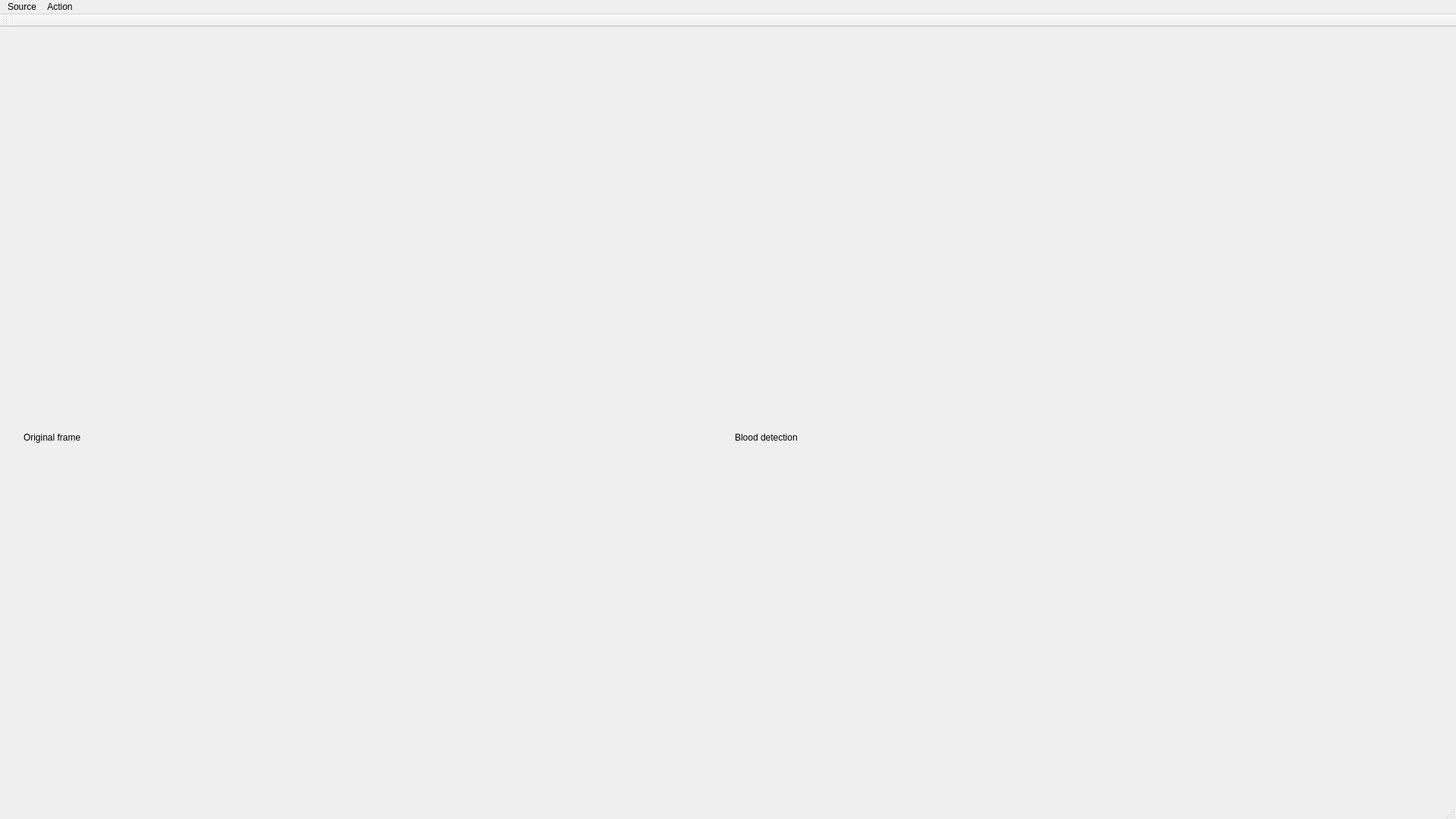
<?xml version="1.0" encoding="UTF-8"?>
<ui version="4.0">
 <class>MainWindow</class>
 <widget class="QMainWindow" name="MainWindow">
  <property name="geometry">
   <rect>
    <x>0</x>
    <y>0</y>
    <width>1920</width>
    <height>1080</height>
   </rect>
  </property>
  <property name="sizePolicy">
   <sizepolicy hsizetype="Maximum" vsizetype="Maximum">
    <horstretch>0</horstretch>
    <verstretch>0</verstretch>
   </sizepolicy>
  </property>
  <property name="baseSize">
   <size>
    <width>1920</width>
    <height>1080</height>
   </size>
  </property>
  <property name="windowTitle">
   <string>Maia</string>
  </property>
  <widget class="QWidget" name="centralWidget">
   <widget class="QWidget" name="horizontalLayoutWidget">
    <property name="geometry">
     <rect>
      <x>20</x>
      <y>70</y>
      <width>1891</width>
      <height>941</height>
     </rect>
    </property>
    <layout class="QHBoxLayout" name="horizontalLayout">
     <item>
      <widget class="QLabel" name="lblStream">
       <property name="layoutDirection">
        <enum>Qt::RightToLeft</enum>
       </property>
       <property name="text">
        <string>Original frame</string>
       </property>
      </widget>
     </item>
     <item>
      <layout class="QVBoxLayout" name="verticalLayout">
       <item>
        <widget class="QLabel" name="lblDetectionBlood">
         <property name="text">
          <string>Blood detection</string>
         </property>
        </widget>
       </item>
      </layout>
     </item>
    </layout>
   </widget>
   <widget class="QLabel" name="lblSpeed">
    <property name="geometry">
     <rect>
      <x>380</x>
      <y>20</y>
      <width>381</width>
      <height>17</height>
     </rect>
    </property>
    <property name="text">
     <string/>
    </property>
   </widget>
  </widget>
  <widget class="QMenuBar" name="menuBar">
   <property name="geometry">
    <rect>
     <x>0</x>
     <y>0</y>
     <width>1920</width>
     <height>25</height>
    </rect>
   </property>
   <widget class="QMenu" name="menuTesting">
    <property name="title">
     <string>Source</string>
    </property>
    <addaction name="actionCamera"/>
    <addaction name="actionVideo"/>
   </widget>
   <widget class="QMenu" name="menuAction">
    <property name="title">
     <string>Action</string>
    </property>
    <addaction name="actionStart"/>
    <addaction name="actionStop"/>
   </widget>
   <addaction name="menuTesting"/>
   <addaction name="menuAction"/>
  </widget>
  <widget class="QStatusBar" name="statusBar"/>
  <widget class="QToolBar" name="toolBar">
   <property name="windowTitle">
    <string>toolBar</string>
   </property>
   <attribute name="toolBarArea">
    <enum>TopToolBarArea</enum>
   </attribute>
   <attribute name="toolBarBreak">
    <bool>false</bool>
   </attribute>
   <addaction name="separator"/>
  </widget>
  <action name="actionCamera">
   <property name="checkable">
    <bool>true</bool>
   </property>
   <property name="text">
    <string>Camera</string>
   </property>
  </action>
  <action name="actionVideo">
   <property name="checkable">
    <bool>true</bool>
   </property>
   <property name="text">
    <string>Video</string>
   </property>
  </action>
  <action name="actionStart">
   <property name="text">
    <string>Start</string>
   </property>
  </action>
  <action name="actionStop">
   <property name="text">
    <string>Stop</string>
   </property>
  </action>
 </widget>
 <layoutdefault spacing="6" margin="11"/>
 <resources/>
 <connections/>
</ui>
